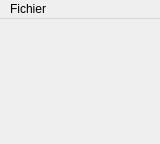
<?xml version="1.0" encoding="UTF-8"?>
<ui version="4.0">
 <class>MainWindow</class>
 <widget class="QMainWindow" name="MainWindow">
  <property name="geometry">
   <rect>
    <x>0</x>
    <y>0</y>
    <width>160</width>
    <height>144</height>
   </rect>
  </property>
  <property name="windowTitle">
   <string>GBEmu</string>
  </property>
  <widget class="QWidget" name="centralWidget"/>
  <widget class="QMenuBar" name="menuBar">
   <property name="geometry">
    <rect>
     <x>0</x>
     <y>0</y>
     <width>160</width>
     <height>21</height>
    </rect>
   </property>
   <widget class="QMenu" name="menuFichier">
    <property name="title">
     <string>Fichier</string>
    </property>
    <addaction name="actionOuvrir_ROM"/>
   </widget>
   <addaction name="menuFichier"/>
  </widget>
  <action name="actionOuvrir_ROM">
   <property name="text">
    <string>Ouvrir ROM</string>
   </property>
  </action>
 </widget>
 <layoutdefault spacing="6" margin="11"/>
 <resources/>
 <connections/>
</ui>
